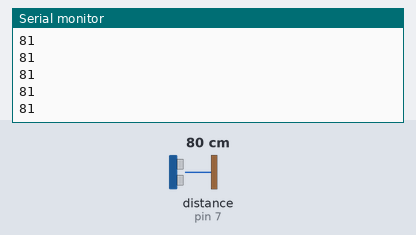
Bench run of a sketch on a simulated Arduino Mega 2560, built with avr-gcc and run on an emulated ATmega2560. Shown: the last lines printed to the serial monitor. Inputs (shaded band) come from the test bench; at power-on: distance to the obstacle (sensor on pin 7) 80 cm. The echo pulse lasts 58.3 µs per cm.

Above: at 1.2 s.
1.3 s: distance to the obstacle (sensor on pin 7) set to 2 cm
At 1.37 s:
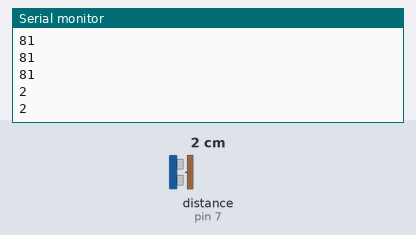
2.8 s: distance to the obstacle (sensor on pin 7) set to 4 cm
At 2.82 s:
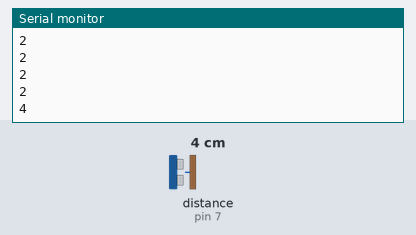
Timing chart, 0 to 5.8 s (numbered marks = the images above; inputs shaded):
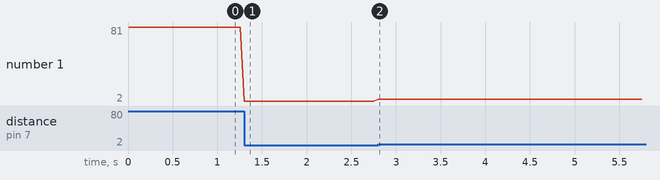

Measured:
- after the input at 1.3 s, the serial monitor: prints a new line at once (image 1)
- after the input at 2.8 s, the serial monitor: prints a new line at once (image 2)
- plotted number 1: 81 → 2 after the input at 1.3 s, 2 → 4 after the input at 2.8 s

The sketch:

Sensor_Ultrasonico.ino
```cpp
#include <NewPing.h>
#define ECHO_PIN 7
#define TRIGGER_PIN 8
#define MAX_DISTANCE 500

NewPing sonar(TRIGGER_PIN, ECHO_PIN, MAX_DISTANCE);

unsigned int pingSpeed = 50;
unsigned long pingTimer;

void setup() {
  pingTimer = millis();
  Serial.begin(9600);
}

void loop() {
  if(millis() >= pingTimer){
    pingTimer += pingSpeed;
    sonar.ping_timer(echoCheck);
  }

}

void echoCheck(){
  if(sonar.check_timer()){
    Serial.println(sonar.ping_result / US_ROUNDTRIP_CM);
  }
}
```
